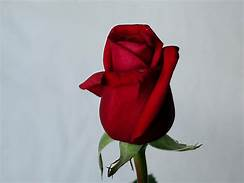
#> input picture basics/img.jpeg, 244 x 183 px
$ python crop.py
#> lines starting #> are read from the running program, lines starting #| are printed output that depends on the picture
import cv2

img = cv2.imread("img.jpeg")
#> img is the input picture: shape (183, 244, 3); mean B, G, R 156.3, 151, 161.2
height,width = img.shape[0:2]
#> height = 183; width = 244

startRow = int(height*.15)
#> startRow = 27
startCol = int(width*.15)
#> startCol = 36
endRow = int(height*.75)
#> endRow = 137
endCol = int(height*.75)
#> endCol = 137

cropImage = img[startRow:endRow,startCol:endCol]
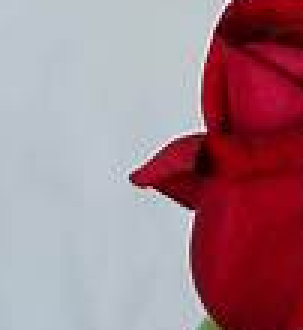
#> cropImage: shape (110, 101, 3) (shown 3 times larger); mean B, G, R 136.3, 126.2, 163.7
cv2.imshow('Cropped Image',cropImage)
cv2.imshow('Original Image',img)
cv2.waitKey(0)
